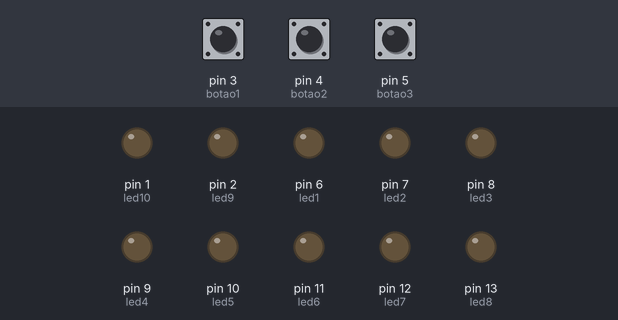
Recording of a sketch running on a simulated Arduino Uno, built with avr-gcc and run on an emulated ATmega328P. On the bench: output pins drawn as LEDs (lit = HIGH). The inputs (shaded band) are chosen by the test bench; at power-on: pin 4 (botao2) LOW, pin 5 (botao3) LOW, pin 3 (botao1) LOW.

Above: at 1.2 s.
1.3 s: pin 4 (botao2) pulled HIGH for 0.15 s
At 1.7 s:
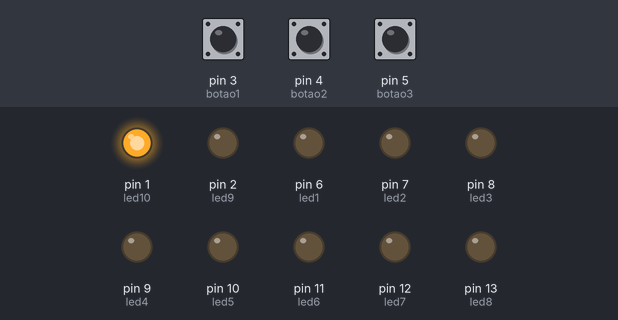
At 2.7 s:
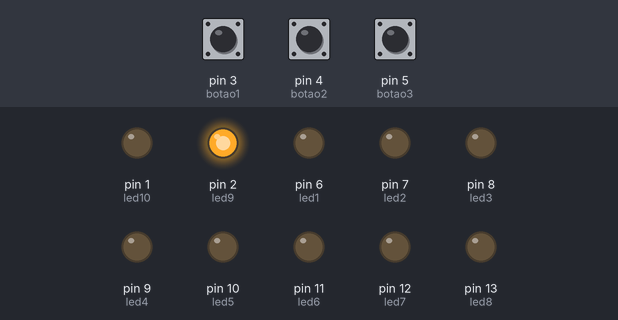
10.4 s: pin 5 (botao3) pulled HIGH for 3.2 s
At 12.6 s:
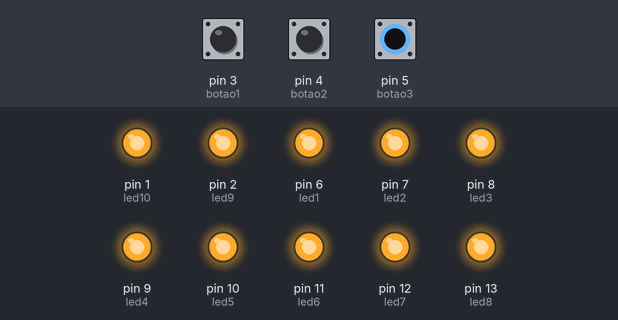
Timing chart, 0 to 21.1 s (numbered marks = the images above; inputs shaded):
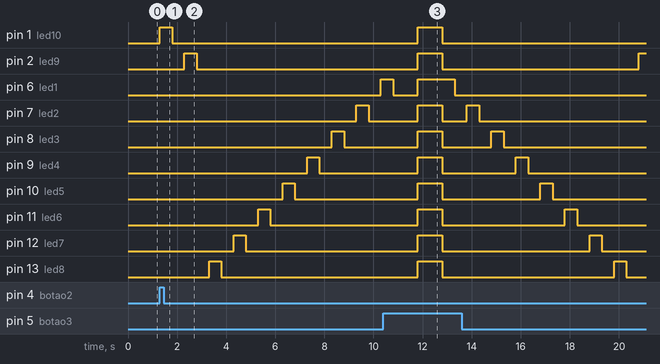

Measured:
- after the input at 1.3 s, pin 1 (led10): LOW → HIGH at once, → LOW 0.50 s later; pin 2 (led9): LOW → HIGH after 1.0 s, → LOW 0.50 s later; pin 6 (led1): LOW → HIGH after 9.0 s; pin 7 (led2): LOW → HIGH after 8.0 s, → LOW 0.50 s later; pin 8 (led3): LOW → HIGH after 7.0 s, → LOW 0.50 s later

The sketch:

exercicio_81.ino
```cpp
const int botao1 = 3;
const int botao2 = 4;
const int botao3 = 5;
const int led1 = 6;
const int led2 = 7;
const int led3 = 8;
const int led4 = 9;
const int led5 = 10;
const int led6 = 11;
const int led7 = 12;
const int led8 = 13;
const int led9 = 2;
const int led10 = 1;

int var1;
int var2;

 void setup()
 {
      pinMode(botao1, INPUT);
      pinMode(botao2, INPUT);
      pinMode(botao3, INPUT);

      pinMode(led1, OUTPUT);
      pinMode(led2, OUTPUT );
      pinMode(led3, OUTPUT );
      pinMode(led4, OUTPUT );
      pinMode(led5, OUTPUT );
      pinMode(led6, OUTPUT);
      pinMode(led7, OUTPUT );
      pinMode(led8, OUTPUT );
      pinMode(led9, OUTPUT );
      pinMode(led10, OUTPUT );
       //Serial.begin(9600);
 }

int valor1 ;
int valor2 ;
int valor3 ;

 void loop()
 {
    valor1 = digitalRead(botao1);
    valor2 = digitalRead(botao2);
    valor3 = digitalRead(botao3);

   if(valor1){
       acendetudo() ;
       delay(1000);
       apagatudo() ;
   }
   if(valor2){
       digitalWrite(led10, HIGH);
       delay(500);
       digitalWrite(led10, LOW);
       delay(500);
       digitalWrite(led9, HIGH);
       delay(500);
       digitalWrite(led9, LOW);
       delay(500);
       digitalWrite(led8, HIGH);
       delay(500);
       digitalWrite(led8, LOW);
       delay(500);
       digitalWrite(led7, HIGH);
       delay(500);
       digitalWrite(led7, LOW);
       delay(500);
       digitalWrite(led6, HIGH);
       delay(500);
       digitalWrite(led6, LOW);
       delay(500);
       digitalWrite(led5, HIGH);
       delay(500);
       digitalWrite(led5, LOW);
       delay(500);
       digitalWrite(led4, HIGH);
       delay(500);
       digitalWrite(led4, LOW);
       delay(500);
       digitalWrite(led3, HIGH);
       delay(500);
       digitalWrite(led3, LOW);
       delay(500);
       digitalWrite(led2, HIGH);
       delay(500);
       digitalWrite(led2, LOW);
       delay(500);
       digitalWrite(led1, HIGH);
       delay(500);
       digitalWrite(led1, LOW);
       delay(1000);
       acendetudo() ;
       delay(1000);
       apagatudo();;
   }

 if(valor3){
       digitalWrite(led1, HIGH);
       delay(500);
       digitalWrite(led1, LOW);
       delay(500);
       digitalWrite(led2, HIGH);
       delay(500);
       digitalWrite(led2, LOW);
       delay(500);
       digitalWrite(led3, HIGH);
       delay(500);
       digitalWrite(led3, LOW);
       delay(500);
       digitalWrite(led4, HIGH);
       delay(500);
       digitalWrite(led4, LOW);
       delay(500);
       digitalWrite(led5, HIGH);
       delay(500);
       digitalWrite(led5, LOW);
       delay(500);
       digitalWrite(led6, HIGH);
       delay(500);
       digitalWrite(led6, LOW);
       delay(500);
       digitalWrite(led7, HIGH);
       delay(500);
       digitalWrite(led7, LOW);
       delay(500);
       digitalWrite(led8, HIGH);
       delay(500);
       digitalWrite(led8, LOW);
       delay(500);
       digitalWrite(led9, HIGH);
       delay(500);
       digitalWrite(led9, LOW);
       delay(500);
       digitalWrite(led10, HIGH);
       delay(500);
       digitalWrite(led10, LOW);
       delay(1000);
       acendetudo() ;
       delay(1000);
       apagatudo();

   }
 }

       void acendetudo()
{
       digitalWrite(led1, HIGH);
       digitalWrite(led2, HIGH);
       digitalWrite(led3, HIGH);
       digitalWrite(led4, HIGH);
       digitalWrite(led5, HIGH);
       digitalWrite(led6, HIGH);
       digitalWrite(led7, HIGH);
       digitalWrite(led8, HIGH);
       digitalWrite(led9, HIGH);
       digitalWrite(led10, HIGH);
   }
       void apagatudo()
 {
       digitalWrite(led1, LOW);
       digitalWrite(led2, LOW);
       digitalWrite(led3, LOW);
       digitalWrite(led4, LOW);
       digitalWrite(led5, LOW);
       digitalWrite(led6, LOW);
       digitalWrite(led7, LOW);
       digitalWrite(led8, LOW);
       digitalWrite(led9, LOW);
       digitalWrite(led10, LOW);

     }
```
